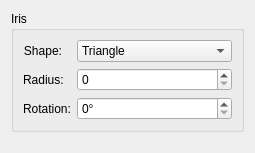
<?xml version="1.0" encoding="UTF-8"?>
<ui version="4.0">
 <class>WdgLensBlur</class>
 <widget class="QWidget" name="WdgLensBlur">
  <property name="geometry">
   <rect>
    <x>0</x>
    <y>0</y>
    <width>255</width>
    <height>153</height>
   </rect>
  </property>
  <layout class="QVBoxLayout" name="verticalLayout">
   <item>
    <widget class="QGroupBox" name="groupBox">
     <property name="sizePolicy">
      <sizepolicy hsizetype="Expanding" vsizetype="Preferred">
       <horstretch>0</horstretch>
       <verstretch>0</verstretch>
      </sizepolicy>
     </property>
     <property name="title">
      <string>Iris</string>
     </property>
     <layout class="QFormLayout" name="formLayout">
      <item row="0" column="0">
       <widget class="QLabel" name="label">
        <property name="text">
         <string>Shape:</string>
        </property>
        <property name="alignment">
         <set>Qt::AlignRight|Qt::AlignTrailing|Qt::AlignVCenter</set>
        </property>
       </widget>
      </item>
      <item row="0" column="1">
       <widget class="QComboBox" name="irisShapeCombo">
        <item>
         <property name="text">
          <string>Triangle</string>
         </property>
        </item>
        <item>
         <property name="text">
          <string>Quadrilateral (4)</string>
         </property>
        </item>
        <item>
         <property name="text">
          <string>Pentagon (5)</string>
         </property>
        </item>
        <item>
         <property name="text">
          <string>Hexagon (6)</string>
         </property>
        </item>
        <item>
         <property name="text">
          <string>Heptagon (7)</string>
         </property>
        </item>
        <item>
         <property name="text">
          <string>Octagon (8)</string>
         </property>
        </item>
       </widget>
      </item>
      <item row="1" column="0">
       <widget class="QLabel" name="label_2">
        <property name="text">
         <string>Radius:</string>
        </property>
       </widget>
      </item>
      <item row="1" column="1">
       <widget class="KisIntParseSpinBox" name="irisRadiusSlider">
        <property name="sizePolicy">
         <sizepolicy hsizetype="Expanding" vsizetype="Fixed">
          <horstretch>0</horstretch>
          <verstretch>0</verstretch>
         </sizepolicy>
        </property>
        <property name="minimum">
         <number>0</number>
        </property>
        <property name="maximum">
         <number>256</number>
        </property>
        <property name="label" stdset="0">
         <string>Radius:</string>
        </property>
        <property name="sliderEnabled" stdset="0">
         <bool>true</bool>
        </property>
       </widget>
      </item>
      <item row="2" column="0">
       <widget class="QLabel" name="label_3">
        <property name="text">
         <string>Rotation:</string>
        </property>
       </widget>
      </item>
      <item row="2" column="1">
       <widget class="KisIntParseSpinBox" name="irisRotationSlider">
        <property name="sizePolicy">
         <sizepolicy hsizetype="Expanding" vsizetype="Fixed">
          <horstretch>0</horstretch>
          <verstretch>0</verstretch>
         </sizepolicy>
        </property>
        <property name="suffix">
         <string>°</string>
        </property>
        <property name="minimum">
         <number>0</number>
        </property>
        <property name="maximum">
         <number>360</number>
        </property>
        <property name="label" stdset="0">
         <string>Rotation:</string>
        </property>
        <property name="sliderEnabled" stdset="0">
         <bool>true</bool>
        </property>
       </widget>
      </item>
     </layout>
    </widget>
   </item>
   <item>
    <spacer name="verticalSpacer">
     <property name="orientation">
      <enum>Qt::Vertical</enum>
     </property>
     <property name="sizeHint" stdset="0">
      <size>
       <width>20</width>
       <height>18</height>
      </size>
     </property>
    </spacer>
   </item>
  </layout>
 </widget>
 <customwidgets>
  <customwidget>
   <class>KisIntParseSpinBox</class>
   <extends>QSpinBox</extends>
   <header>kis_intparsespinbox.h</header>
  </customwidget>
 </customwidgets>
 <tabstops>
  <tabstop>irisShapeCombo</tabstop>
  <tabstop>irisRadiusSlider</tabstop>
  <tabstop>irisRotationSlider</tabstop>
 </tabstops>
 <resources/>
 <connections/>
</ui>
